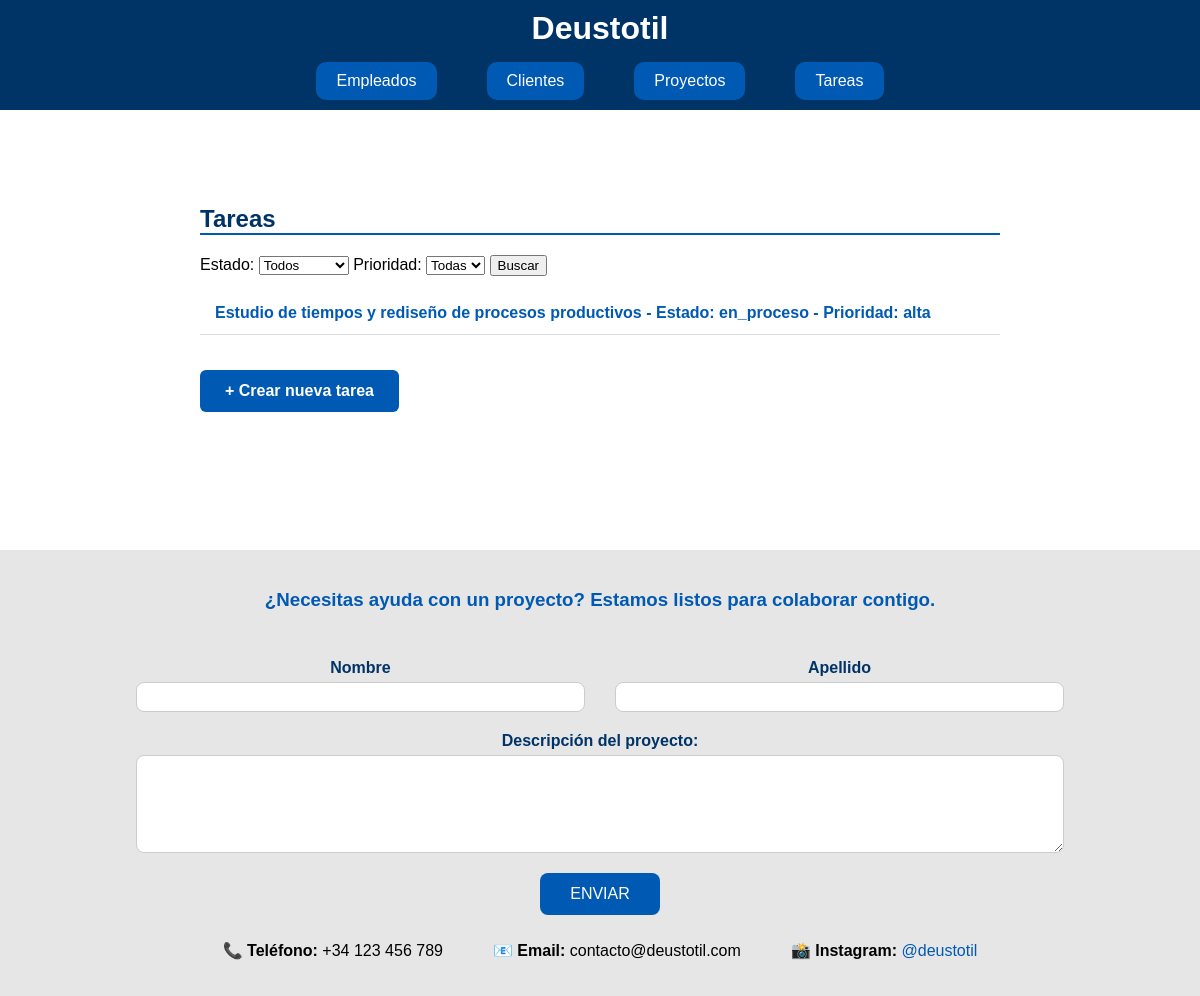
/deustotil/lista_tarea (signed in), run on the app's committed database.
### appEmpresaDjango/models.py (models this page shows, shortened)
class Tarea(models.Model):
    PRIORIDAD_CHOICES = [
        ('alta', 'Alta'),
        ('media', 'Media'),
        ('baja', 'Baja'),
    ]
    ESTADO_CHOICES = [
        ('abierta', 'Abierta'),
        ('asignada', 'Asignada'),
        ('en_proceso', 'En proceso'),
        ('finalizada', 'Finalizada'),
    ]
    proyecto = models.ForeignKey(Proyecto, on_delete=models.CASCADE, related_name='tareas')
    nombre = models.CharField(max_length=100)
    descripcion = models.TextField()
    fecha_inicio = models.DateField()
    fecha_fin = models.DateField()
    responsable = models.ForeignKey(Empleado, on_delete=models.SET_NULL, null=True, blank=True)
    prioridad = models.CharField(max_length=10, choices=PRIORIDAD_CHOICES)
    estado = models.CharField(max_length=15, choices=ESTADO_CHOICES)
    notas = models.TextField(blank=True)

### appEmpresaDjango/views.py (the view)
# urls.py: path('lista_tarea', views.ListTareaView.as_view(), name='lista_tarea'),
class ListTareaView(LoginRequiredMixin, ListView):
    model = Tarea
    template_name = 'tarea_list.html'
    login_url = '/login/'
    def get_queryset(self):
        queryset = super().get_queryset()
        estado = self.request.GET.get('estado')
        prioridad = self.request.GET.get('prioridad')
        if estado:
            queryset = queryset.filter(estado=estado)
        if prioridad:
            queryset = queryset.filter(prioridad=prioridad)
        return queryset

### appEmpresaDjango/templates/appEmpresaDjango/tarea_list.html (shortened to what this page needs)
{% extends "base.html" %}
{% block content %}
<section id="contenido" class="seccion-contenido">
    <h2 class="titulo-seccion">Tareas</h2>
    <form method="get" action="{% url 'lista_tarea' %}">
        <label for="estado">Estado:</label>
        <select name="estado" id="estado">
            <option value="">Todos</option>
        </select>
        <label for="prioridad">Prioridad:</label>
        <select name="prioridad" id="prioridad">
            <option value="">Todas</option>
        </select>
        <button type="submit">Buscar</button>
    </form>
    <ul style="list-style: none; padding: 0; margin-bottom: 35px;">
        {% for lista_tarea in object_list %}
        <li class="item-lista">
            <a href="{% url 'detalles_tarea' lista_tarea.id %}" class="link-lista">
                {{ lista_tarea.nombre }} - Estado: {{ lista_tarea.estado }} - Prioridad: {{ lista_tarea.prioridad }}
            </a>
        </li>
        {% empty %}
        <li class="mensaje-vacio">No hay tareas registradas.</li>
        {% endfor %}
    </ul>
    <a href="{% url 'crear_tarea' %}" class="boton-nuevo">
        + Crear nueva tarea
    </a>
</section>
{% endblock %}

### appEmpresaDjango/static/css/estilo.css (style rules this page uses)
.seccion-contenido { max-width: 800px; margin: 30px auto; background: #fff; padding: 25px; border-radius: 8px; }
.titulo-seccion { color: #003366; margin-bottom: 20px; border-bottom: 2px solid #0059b3; }
.item-lista { padding: 12px 15px; border-bottom: 1px solid #ddd; }
.link-lista { color: #0059b3; text-decoration: none; font-weight: 600; display: block; }
.boton-nuevo { display: inline-block; background-color: #0059b3; color: white; padding: 12px 25px; border-radius: 6px; text-decoration: none; font-weight: 600; }

### data on the page
Tarea: nombre "Estudio de tiempos y rediseño de procesos productivos", estado "en_proceso", prioridad "alta"
